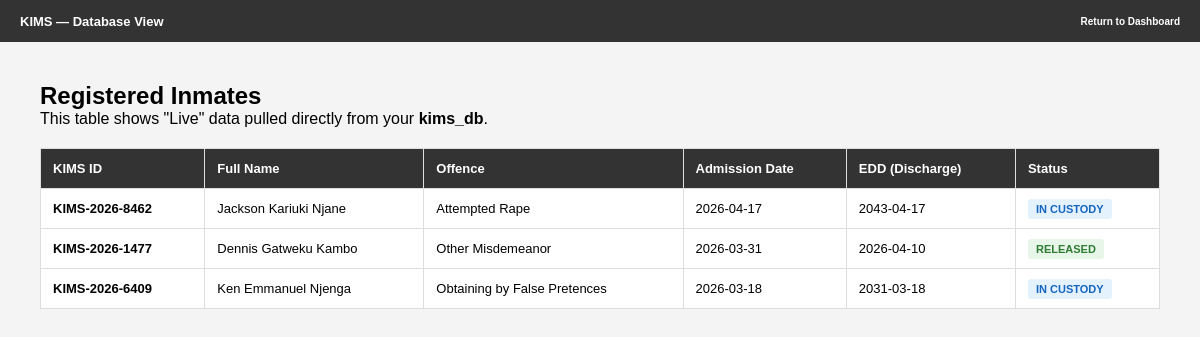
Screenshot of /view_inmates.php with the database file from the repository.
### tables this page shows
CREATE TABLE `inmates` (
  `inmate_id` int(11) NOT NULL,
  `kims_id` varchar(20) NOT NULL,
  `full_name` varchar(100) NOT NULL,
  `offence_category` varchar(100) DEFAULT NULL,
  `date_admitted` date DEFAULT NULL,
  `block_id` int(11) DEFAULT NULL,
  `status` varchar(20) DEFAULT 'In Custody',
  `discharged_by` varchar(255) DEFAULT NULL,
  `id_number` varchar(9) DEFAULT NULL,
  `dob` date DEFAULT NULL,
  `gender` varchar(10) DEFAULT NULL,
  `photo_url` varchar(255) DEFAULT 'default.png',
  `edd` date DEFAULT NULL,
  `sentence_years` decimal(5,2) DEFAULT NULL
);

### view_inmates.php (the view, shortened to what this page needs)
<?php
include 'db_connect.php';
$sql = "SELECT kims_id, full_name, offence_category, date_admitted, edd, status FROM inmates ORDER BY date_admitted DESC";
$result = $conn->query($sql);
?>
<!DOCTYPE html>
<html lang="en">
<head>
    <link rel="stylesheet" href="style.css">
</head>
<body>
    <header class="top-nav">
        <div class="logo">KIMS — Database View</div>
        <div class="user-info"><a href="dashboard.html">Return to Dashboard</a></div>
    </header>
    <main class="content" style="padding: 40px;">
        <h2>Registered Inmates</h2>
        <p>This table shows "Live" data pulled directly from your <strong>kims_db</strong>.</p>
        <table class="data-table">
            <thead>
                <tr>
                    <th>KIMS ID</th>
                    <th>Full Name</th>
                    <th>Offence</th>
                    <th>Admission Date</th>
                    <th>EDD (Discharge)</th>
                    <th>Status</th>
                </tr>
            </thead>
            <tbody>
                <?php
                if ($result->num_rows > 0) {
                    while($row = $result->fetch_assoc()) {
                        echo "<tr>";
                        echo "<td><strong>" . $row["kims_id"] . "</strong></td>";
                        echo "<td>" . $row["full_name"] . "</td>";
                        echo "<td>" . $row["offence_category"] . "</td>";
                        echo "<td>" . $row["date_admitted"] . "</td>";
                        echo "<td>" . $row["edd"] . "</td>";
                        $statusClass = ($row['status'] == 'Released') ? 'status-released' : 'status-custody';
                        $statusLabel = ($row['status'] == 'Released') ? 'RELEASED' : 'IN CUSTODY';
                        echo "<td><span class='status-tag $statusClass'>$statusLabel</span></td>";
                        echo "</tr>";
                    }
                } else {
                    echo "<tr><td colspan='6' style='text-align:center;'>No records found in database.</td></tr>";
                }
                ?>
            </tbody>
        </table>
    </main>
</body>
</html>

### style.css (style rules this page uses)
* { margin: 0; padding: 0; box-sizing: border-box; font-family: Arial, sans-serif; }
body { background-color: #f4f4f4; }
.top-nav { background-color: #333333; color: #ffffff; height: 42px; display: flex; justify-content: space-between; align-items: center; padding: 0 20px; font-weight: bold; font-size: 13px; }
.user-info { color: #cccccc; font-size: 10px; }
.user-info a { color: #ffffff; text-decoration: none; }
.content { flex-grow: 1; padding: 30px; }

### view_inmates.php (style rules this page uses)
.data-table { width: 100%; border-collapse: collapse; margin-top: 20px; background: white; }
.data-table th, .data-table td { padding: 12px; border: 1px solid #ddd; text-align: left; font-size: 13px; }
.data-table th { background-color: #333; color: white; }
.status-tag { padding: 4px 8px; border-radius: 3px; font-weight: bold; font-size: 11px; }
.status-custody { background: #e3f2fd; color: #1565c0; }
.status-released { background: #e8f5e9; color: #2e7d32; }

### rows the page displays
inmates: kims "KIMS-2026-8462", full_name "Jackson Kariuki Njane", offence_category "Attempted Rape", date_admitted "2026-04-17", edd "2043-04-17", status "IN CUSTODY"
inmates: kims "KIMS-2026-1477", full_name "Dennis Gatweku Kambo", offence_category "Other Misdemeanor", date_admitted "2026-03-31", edd "2026-04-10", status "RELEASED"
inmates: kims "KIMS-2026-6409", full_name "Ken Emmanuel Njenga", offence_category "Obtaining by False Pretences", date_admitted "2026-03-18", edd "2031-03-18", status "IN CUSTODY"
